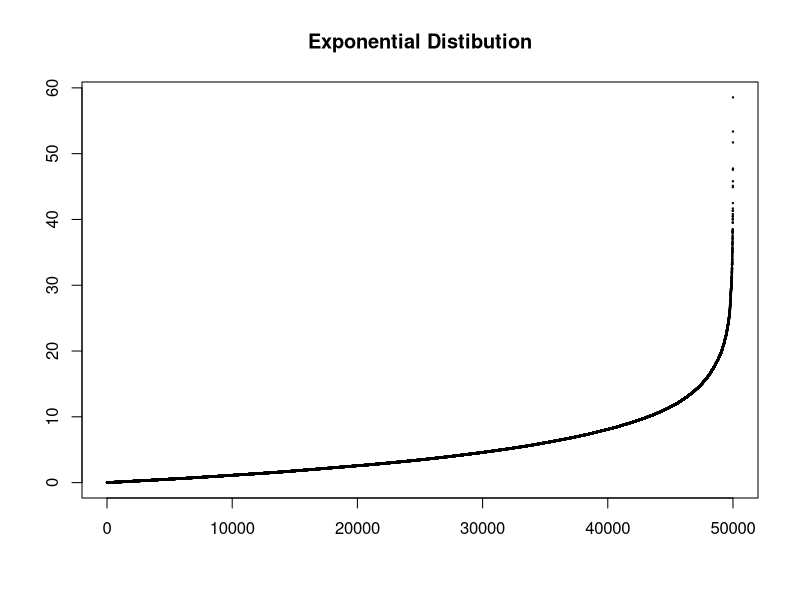
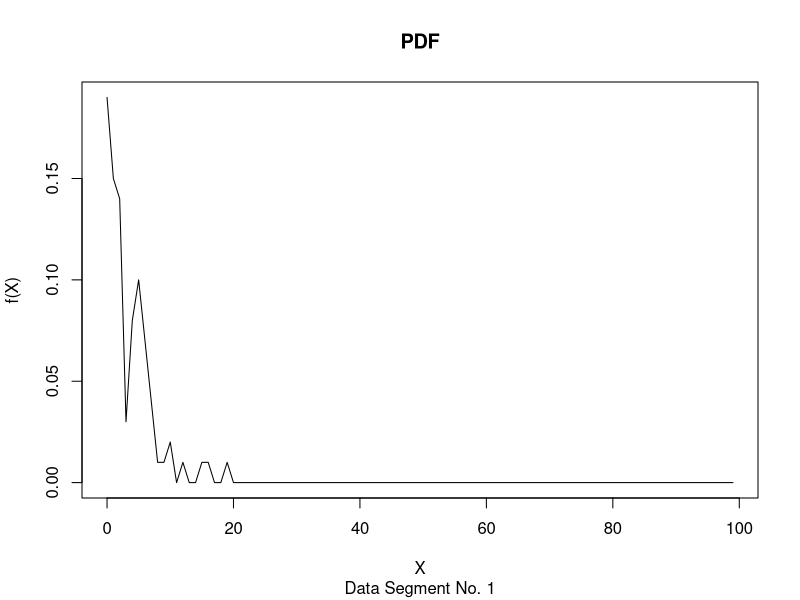
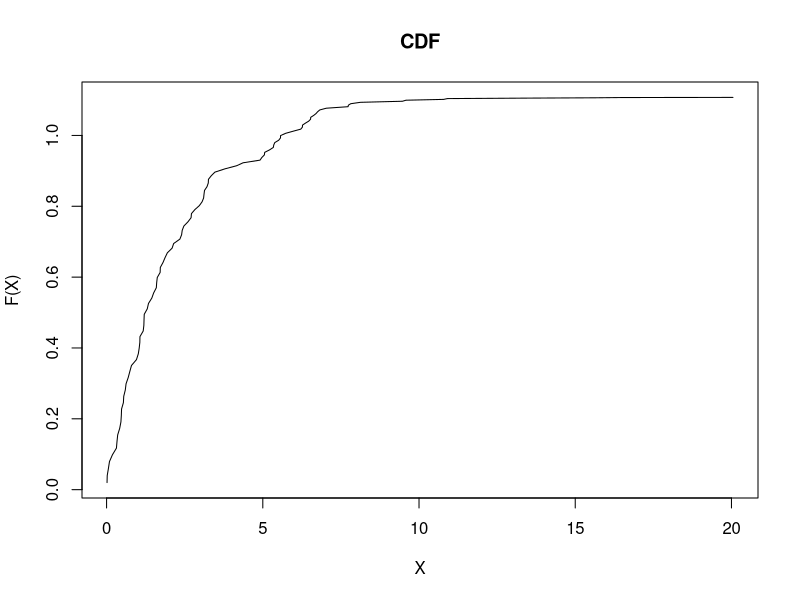
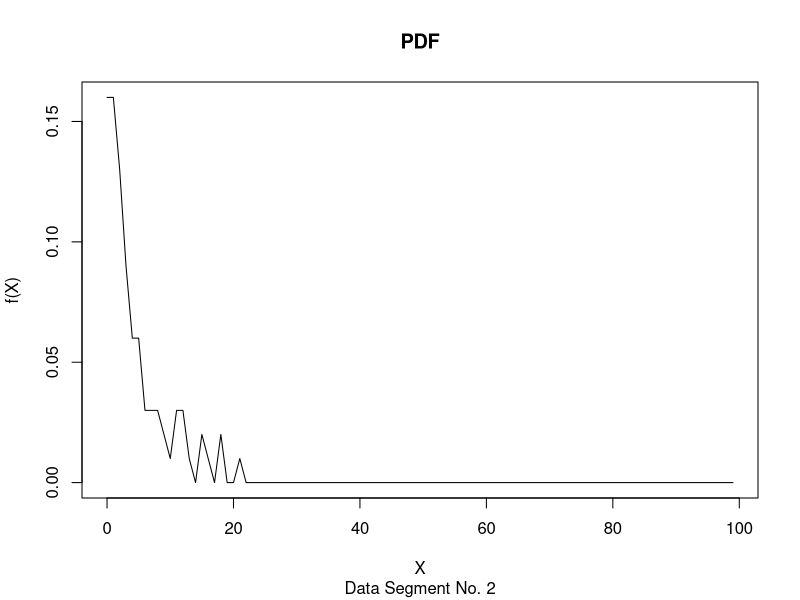
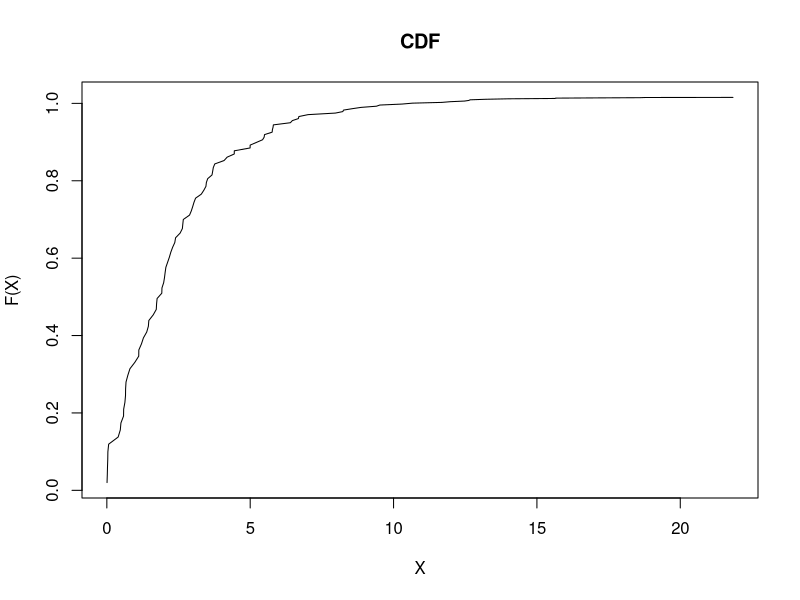
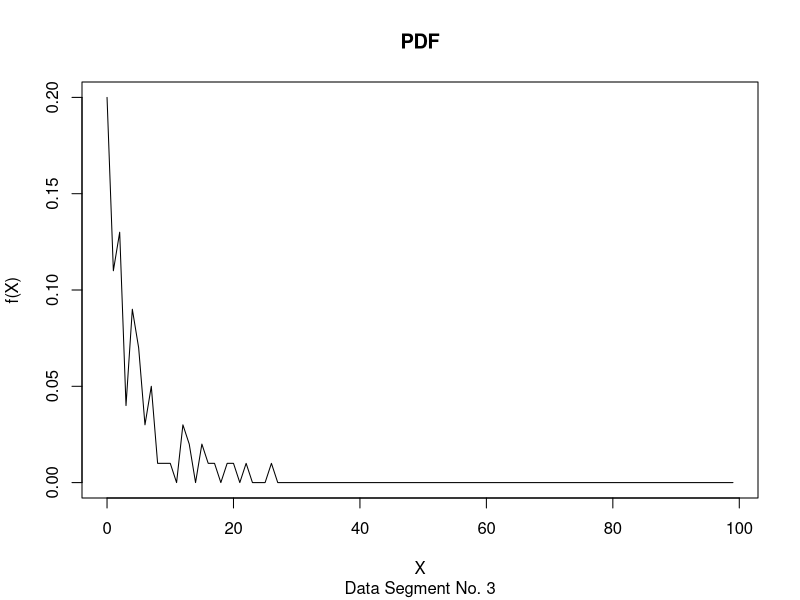
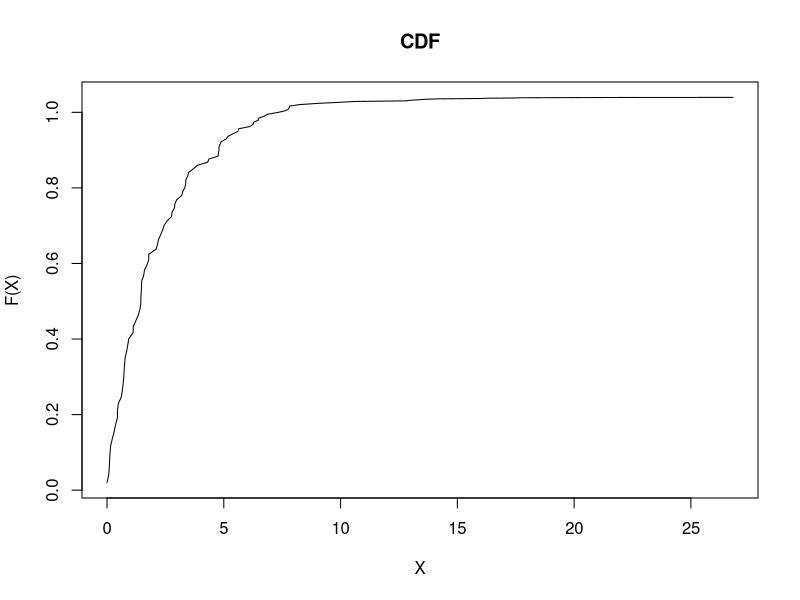
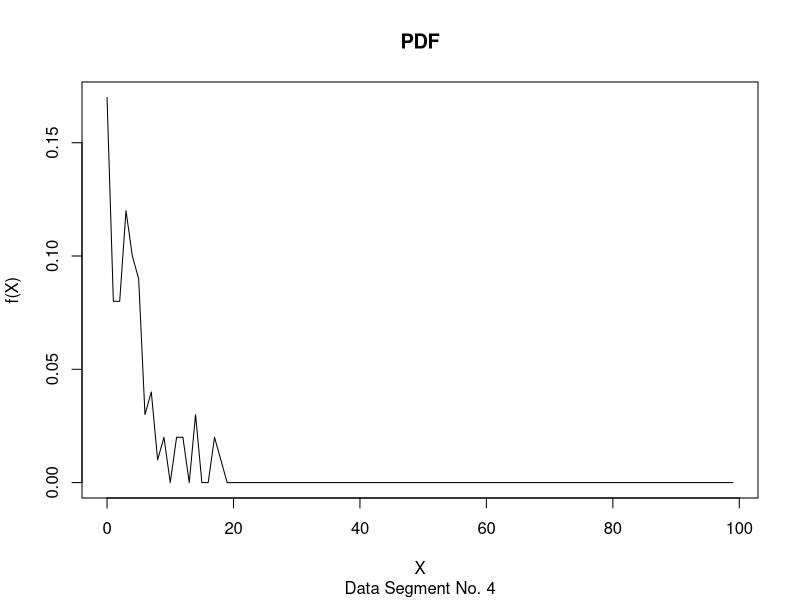

Recreate these plots in R, in order.
l=0.2
x=rexp(50000,rate=l)
sorted_x=sort(x)
plot(1:50000,sorted_x,main="Exponential Distibution",xlab="",ylab="",cex=0.2)
data_spl=split(x,1:500)
for(j in 1:5)
{
	x_new=sort(unlist(data_spl[j]))
	pdf=l*exp(-l*x_new)
	cdf=cumsum(pdf)/sqrt(100)
	
	pdata <- rep(0, 100);
	for(i in 1:100){
		val=round(x_new[i]);
	    if(val <= 100){
		    pdata[val] = pdata[val] + 1/100;
		}
	}
	
	xcols=c(0:99)
	plot(xcols, pdata, "l", xlab="X", ylab="f(X)",main="PDF",sub=paste("Data Segment No.",j))
	plot(x_new, cdf,"l",xlab="X", ylab="F(X)",main="CDF")

	cat("Mean:",mean(x_new),"\n")
	cat("Std Dev:",sd(x_new),"\n")
}

means=rep(0,500)
for(i in 1:500)
{
	x_new=sort(unlist(data_spl[i]))
	means[i]=mean(x_new)
}

x_new=sort(means)
pdf=l*exp(-l*x_new)
cdf=cumsum(pdf)
cdf=cdf/cdf[500]
xcols=c(0:19)
pdata <- rep(0, 20);
for(i in 1:500){
    val=round(x_new[i]);
    if(val <= 20){
         pdata[val] = pdata[val] + 1/500;
    }
}
tab=table(round(x_new))

plot(tab,"h",xlab="Value",ylab="Frequency")
plot(xcols, pdata, "l", xlab="X", ylab="f(X)",main="PDF")
plot(x_new, cdf,"l",xlab="X", ylab="F(X)",main="CDF")
cat("Mean of distributions:",mean(means),"\n")
cat("Std Dev of distributions:",sd(means),"\n")

cat("Original Mean:",mean(x),"\n")
cat("Original StdDev:",sd(x),"\n")
